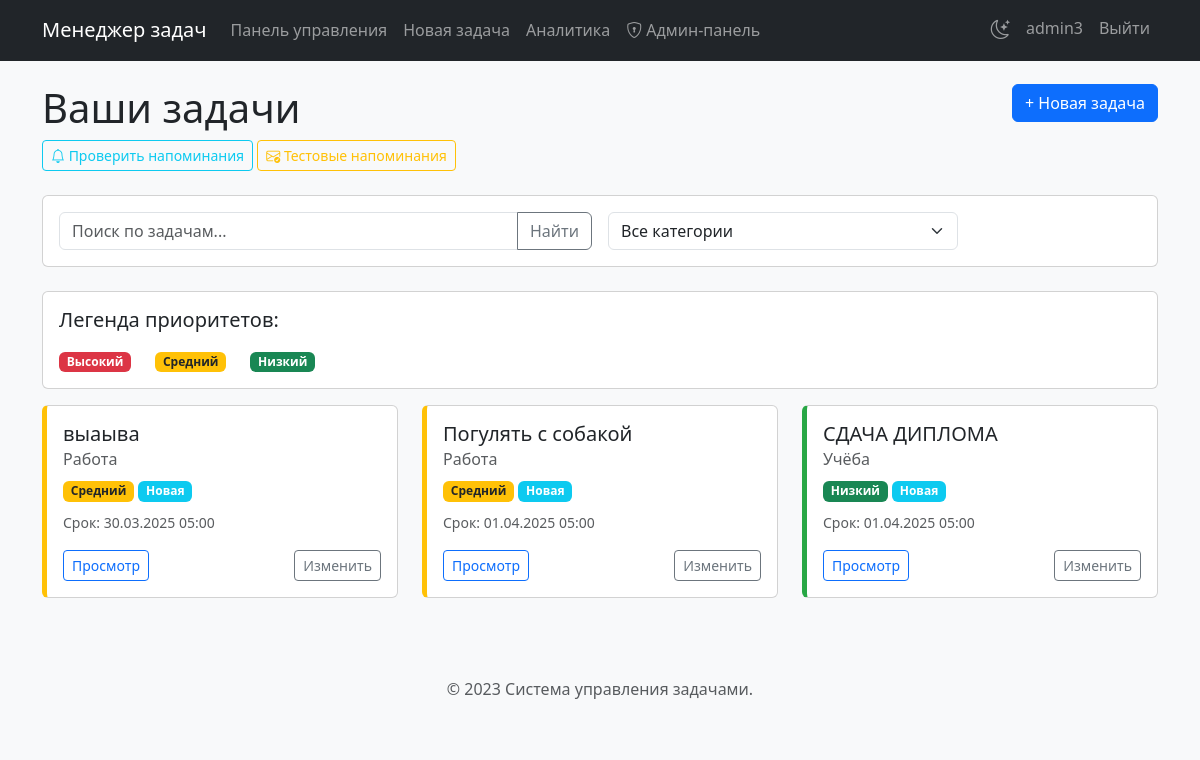
The page /dashboard (signed in) on the database as committed earlier.
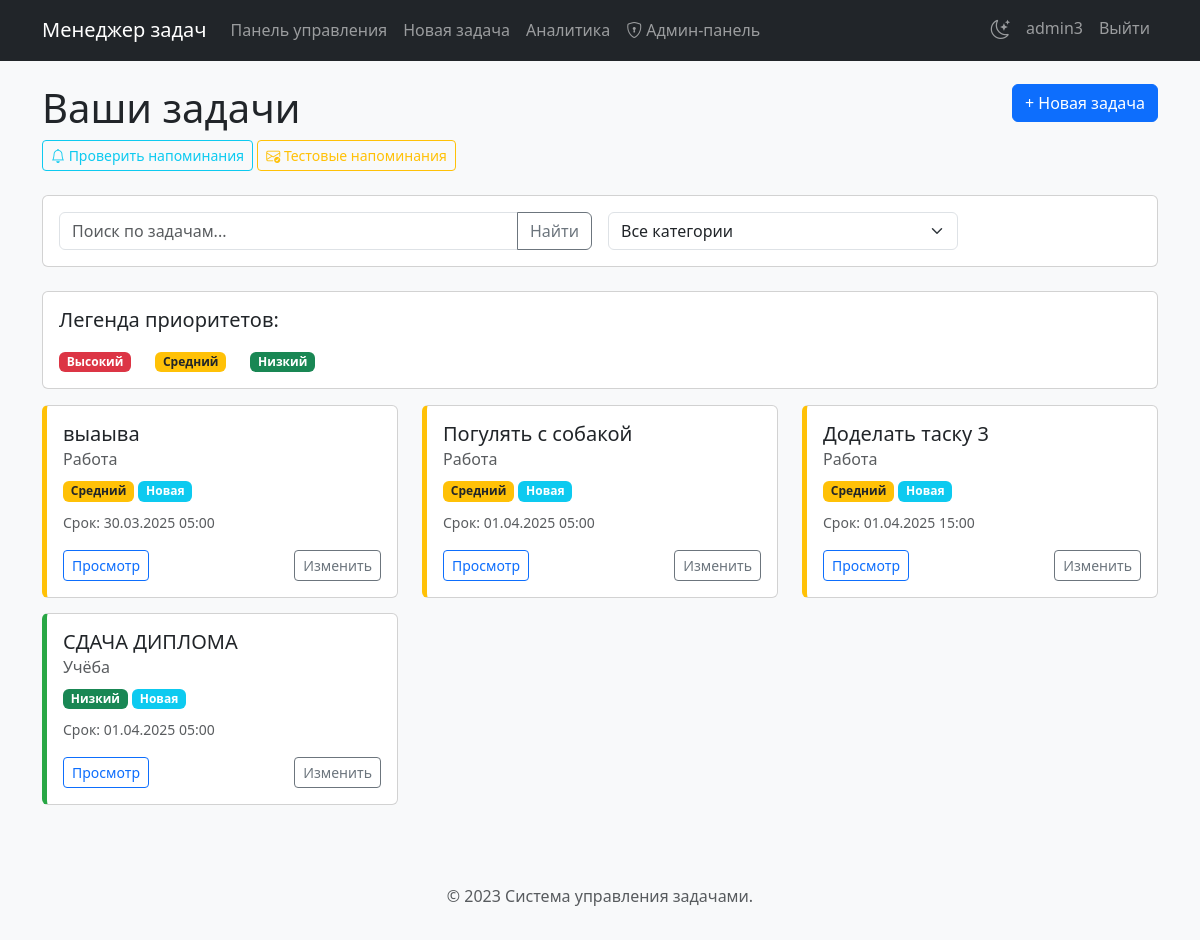
The same page on the database as committed later.
### tables this page shows
CREATE TABLE tasks (
        id INTEGER PRIMARY KEY,
        user_id INTEGER NOT NULL,
        title TEXT NOT NULL,
        description TEXT,
        category TEXT,
        priority TEXT,
        status TEXT DEFAULT "Новая",
        created_at TIMESTAMP DEFAULT CURRENT_TIMESTAMP,
        send_reminder BOOLEAN DEFAULT 0,
        reminder_time INTEGER DEFAULT 24, due_date TIMESTAMP,
        FOREIGN KEY (user_id) REFERENCES users (id)
    );

### app.py (the view)
@app.route('/dashboard')
def dashboard():
    if 'user_id' not in session:
        return redirect(url_for('login'))
    search_query = request.args.get('search', '')
    category_filter = request.args.get('category', '')
    conn = sqlite3.connect('tasks.db')
    c = conn.cursor()
    query = """
    SELECT id, title, category, priority, due_date, status, created_at
    FROM tasks
    WHERE user_id = ?
    """
    params = [session['user_id']]
    if search_query:
        query += " AND (title LIKE ? OR description LIKE ?) "
        search_param = f"%{search_query}%"
        params.extend([search_param, search_param])
    if category_filter:
        query += " AND category = ? "
        params.append(category_filter)
    query += """
    ORDER BY
        CASE status
            WHEN 'Завершена' THEN 2
            ELSE 1
        END,
        CASE priority
            WHEN 'Высокий' THEN 1
            WHEN 'Средний' THEN 2
            WHEN 'Низкий' THEN 3
            ELSE 4
        END,
        due_date
    """
    c.execute(query, params)
    tasks = c.fetchall()
    c.execute("SELECT DISTINCT category FROM tasks WHERE user_id = ? ORDER BY category",
              (session['user_id'],))
    categories = [row[0] for row in c.fetchall() if row[0]]  # Исключаем пустые категории
    conn.close()
    return render_template('dashboard.html',
                           tasks=tasks,
                           format_datetime=format_datetime,
                           format_reminder_time=format_reminder_time,
                           search_query=search_query,
                           category_filter=category_filter,
                           categories=categories)

### app.py (called while the page is built)
def format_datetime(dt, user_timezone=None):
    if not dt:
        return None
    if not user_timezone:
        user_timezone = session.get('timezone', 'Europe/Moscow')
    if isinstance(dt, str):
        try:
            dt = datetime.strptime(dt, '%Y-%m-%d %H:%M:%S')
        except ValueError:
            try:
                dt = datetime.strptime(dt, '%Y-%m-%d')
                return dt.strftime('%d.%m.%Y')
            except ValueError:
                return dt
    try:
        if dt.tzinfo is None:
            utc_tz = timezone('UTC')
            dt = utc_tz.localize(dt)
        local_tz = timezone(user_timezone)
        dt = dt.astimezone(local_tz)
        return dt.strftime('%d.%m.%Y %H:%M')
    except Exception as e:
        logger.error(f"Error formatting datetime: {e}")
        return str(dt)

### templates/dashboard.html (shortened to what this page needs)
{% extends 'base.html' %}
{% block content %}
<div class="row mb-4">
    <div class="col">
        <h1>Ваши задачи</h1>
        <div class="mt-2">
            <a href="{{ url_for('send_reminders') }}" class="btn btn-sm btn-outline-info" title="Просмотр расписанных напоминаний">
                <i class="bi bi-bell"></i> Проверить напоминания
            </a>
            <a href="{{ url_for('send_reminders', test_mode=1) }}" class="btn btn-sm btn-outline-warning" title="Отправить тестовые напоминания">
                <i class="bi bi-envelope-check"></i> Тестовые напоминания
            </a>
        </div>
    </div>
    <div class="col-auto">
        <a href="{{ url_for('new_task') }}" class="btn btn-primary">+ Новая задача</a>
    </div>
</div>
<div class="row mb-4">
    <div class="col-md-12">
        <div class="card">
            <div class="card-body">
                <form method="GET" action="{{ url_for('dashboard') }}" class="row g-3">
                    <div class="col-md-6">
                        <div class="input-group">
                            <input type="text" class="form-control" placeholder="Поиск по задачам..."
                                  name="search" value="{{ search_query }}">
                            <button class="btn btn-outline-secondary" type="submit">Найти</button>
                        </div>
                    </div>
                    <div class="col-md-4">
                        <select class="form-select" name="category" onchange="this.form.submit()">
                            <option value="">Все категории</option>
                        </select>
                    </div>
                    <div class="col-md-2">
                    </div>
                </form>
            </div>
        </div>
    </div>
</div>
<div class="row mb-3">
    <div class="col">
        <div class="card">
            <div class="card-body">
                <div class="d-flex justify-content-between mb-2">
                    <h5>Легенда приоритетов:</h5>
                </div>
                <div class="d-flex gap-4">
                    <div><span class="badge bg-danger">Высокий</span></div>
                    <div><span class="badge bg-warning text-dark">Средний</span></div>
                    <div><span class="badge bg-success">Низкий</span></div>
                </div>
            </div>
        </div>
    </div>
</div>
{% if tasks %}
<div class="row">
    {% for task in tasks %}
    <div class="col-md-4">
        <div class="card task-card {% if task[5] == 'Завершена' %}completed-task{% endif %}
            {% if task[3] == 'Высокий' %}high-priority{% elif task[3] == 'Средний' %}medium-priority{% elif task[3] == 'Низкий' %}low-priority{% endif %}">
            <div class="card-body">
                <h5 class="card-title">{{ task[1] }}</h5>
                <h6 class="card-subtitle mb-2 text-muted">{{ task[2] }}</h6>
                <div class="mb-2">
                    <span class="badge {% if task[3] == 'Высокий' %}bg-danger{% elif task[3] == 'Средний' %}bg-warning text-dark{% elif task[3] == 'Низкий' %}bg-success{% else %}bg-secondary{% endif %}">{{ task[3] }}</span>
                    <span class="badge {% if task[5] == 'Новая' %}bg-info{% elif task[5] == 'В процессе' %}bg-primary{% elif task[5] == 'Завершена' %}bg-success{% else %}bg-secondary{% endif %}">{{ task[5] }}</span>
                </div>
                {% if task[4] %}
                <p class="card-text"><small class="text-muted">Срок: {{ format_datetime(task[4], session.get('timezone')) if task[4] else 'Не указан' }}</small></p>
                {% endif %}
                <div class="d-flex justify-content-between">
                    <a href="{{ url_for('view_task', task_id=task[0]) }}" class="btn btn-sm btn-outline-primary">Просмотр</a>
                    <a href="{{ url_for('edit_task', task_id=task[0]) }}" class="btn btn-sm btn-outline-secondary">Изменить</a>
                </div>
            </div>
        </div>
    </div>
    {% endfor %}
</div>
{% else %}
<div class="alert alert-info">
    У вас пока нет задач. <a href="{{ url_for('new_task') }}">Создайте новую задачу</a>, чтобы начать.
</div>
{% endif %}
{% endblock %}

### templates/base.html (shortened to what this page needs)
<!DOCTYPE html>
<html lang="ru">
<head>
    <link href="https://cdn.jsdelivr.net/npm/bootstrap@5.3.0/dist/css/bootstrap.min.css" rel="stylesheet">
    <link href="https://cdn.jsdelivr.net/npm/bootstrap-icons@1.11.3/font/bootstrap-icons.css" rel="stylesheet">
    <link href="{{ url_for('static', filename='css/style.css') }}" rel="stylesheet">
</head>
<body>
    <nav class="navbar navbar-expand-lg navbar-dark bg-dark fixed-top">
        <div class="container">
            <a class="navbar-brand" href="{{ url_for('dashboard') if 'user_id' in session else url_for('login') }}">Менеджер задач</a>
            <div class="collapse navbar-collapse" id="navbarNav">
                {% if 'user_id' in session %}
                <ul class="navbar-nav me-auto">
                    <li class="nav-item">
                        <a class="nav-link" href="{{ url_for('dashboard') }}">Панель управления</a>
                    </li>
                    <li class="nav-item">
                        <a class="nav-link" href="{{ url_for('new_task') }}">Новая задача</a>
                    </li>
                    <li class="nav-item">
                        <a class="nav-link" href="{{ url_for('analytics') }}">Аналитика</a>
                    </li>
                    {% if session.get('is_admin') %}
                    <li class="nav-item">
                        <a class="nav-link" href="{{ url_for('admin_panel') }}">
                            <i class="bi bi-shield-lock me-1"></i>Админ-панель
                        </a>
                    </li>
                    {% endif %}
                </ul>
                <ul class="navbar-nav">
                    <li class="nav-item">
                        <div class="theme-toggle nav-link">
                            <i class="bi bi-moon-stars"></i>
                        </div>
                    </li>
                    <li class="nav-item">
                        <a class="nav-link" href="{{ url_for('profile') }}">{{ session['username'] }}</a>
                    </li>
                    <li class="nav-item">
                        <a class="nav-link" href="{{ url_for('logout') }}">Выйти</a>
                    </li>
                </ul>
                {% endif %}
            </div>
        </div>
    </nav>
    <div class="container mt-4">
        {% block content %}{% endblock %}
    </div>
    <footer class="mt-5 py-3 bg-light">
        <div class="container text-center">
            <p class="text-muted">© 2023 Система управления задачами.</p>
        </div>
    </footer>
</body>
</html>

### static/css/style.css (style rules this page uses)
.theme-toggle { cursor: pointer; padding: 0.5rem; }
.theme-toggle i { font-size: 1.2rem; transition: transform 0.3s ease; }

### templates/base.html (style rules this page uses)
body { padding-top: 60px; background-color: #f8f9fa; }
.task-card { transition: transform 0.2s ease; margin-bottom: 15px; }
.medium-priority { border-left: 5px solid #ffc107; }
.low-priority { border-left: 5px solid #28a745; }

Rows that differ between the two databases and show on the page:
added tasks: title "Доделать таску 3", category "Работа", priority "Средний", status "Новая", due_date "01.04.2025 15:00"
